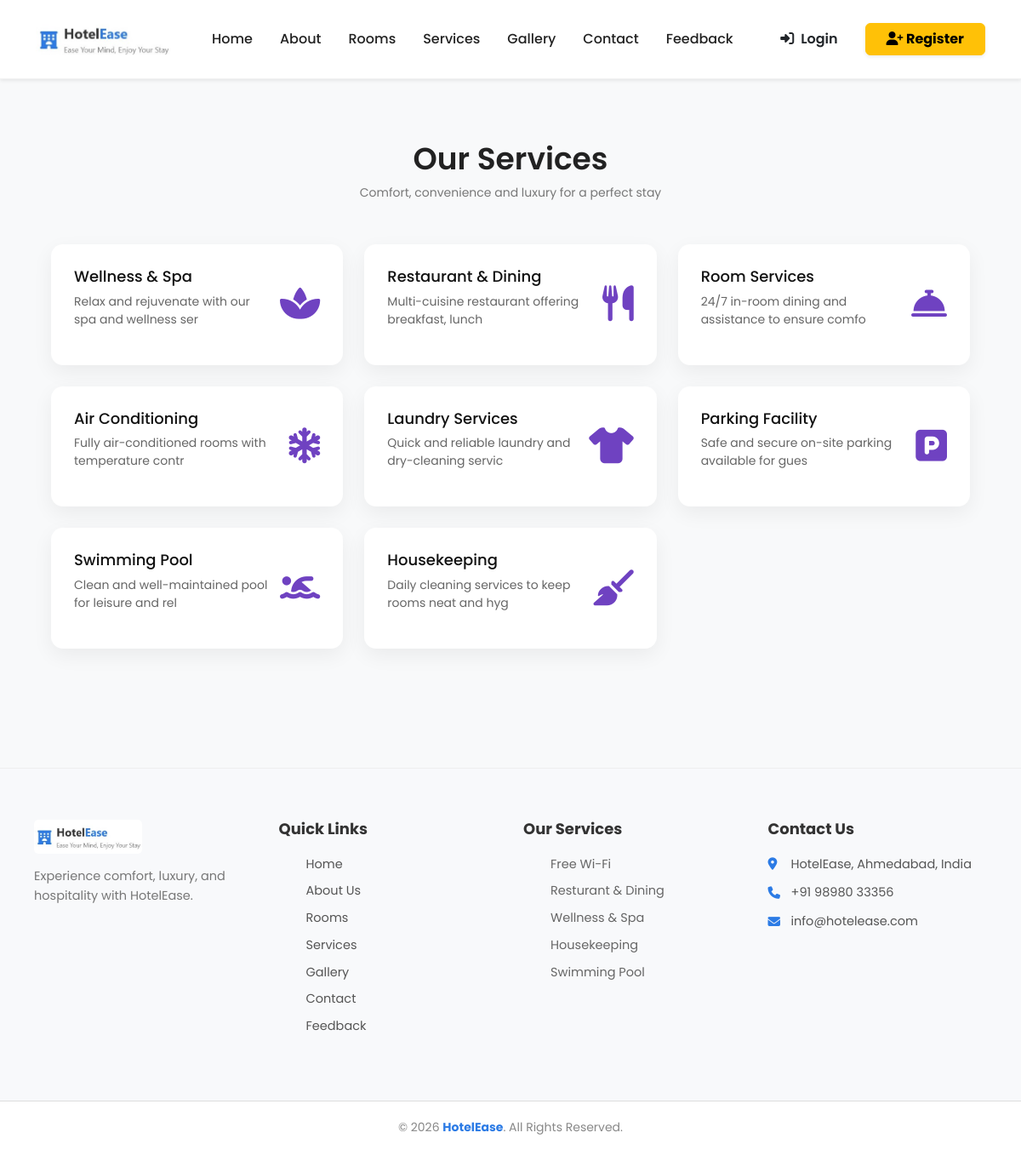
The app's page /public/services.php with its own data.
### tables this page shows
CREATE TABLE `services` (
  `s_id` int(5) NOT NULL,
  `s_name` varchar(20) NOT NULL,
  `s_desc` varchar(50) NOT NULL,
  `s_icon` varchar(50) NOT NULL
);

### public/services.php (called while the page is built)
<?php
include('../includes/header.php');
?>
<?php
include('../includes/services-section.php');
?>
<?php
include('../includes/footer.php');
?>

### includes/services-section.php (the view)
<?php require('../config/db_config.php');?>
<section class="services-wrapper">
    <div class="services-header">
        <h2>Our Services</h2>
        <p>Comfort, convenience and luxury for a perfect stay</p>
    </div>
    <div class="services-grid">
        <?php
            $res = mysqli_query($conn, "SELECT * FROM `services` ORDER BY `s_id` DESC");
            if(mysqli_num_rows($res) > 0) {
                while($data = mysqli_fetch_assoc($res)) {
                    ?>
                    <div class="service-card">
                        <div class="service-text">
                            <h3><?php echo $data['s_name']; ?></h3>
                            <p><?php echo $data['s_desc']; ?></p>
                        </div>
                        <div class="service-icon">
                            <i class="fa-solid <?php echo $data['s_icon']; ?>"></i>
                        </div>
                    </div>
                    <?php
                }
            } else {
                echo "<p class='text-center'>No services available at the moment.</p>";
            }
        ?>
    </div>
</section>

### includes/header.php (shortened to what this page needs)
<?php
    $current_file = basename($_SERVER['PHP_SELF']);
    $body_class = ($current_file == 'index.php') ? 'home-page' : 'inner-page';
?>
<!DOCTYPE html>
<html lang="en">
<head>
    <link href="https://cdn.jsdelivr.net/npm/bootstrap@5.3.3/dist/css/bootstrap.min.css" rel="stylesheet">
    <link rel="stylesheet" href="https://cdnjs.cloudflare.com/ajax/libs/font-awesome/6.5.0/css/all.min.css">
    <link rel="stylesheet" href="../assets/css/style.css">
</head>
<body class="<?php echo $body_class; ?>">
<nav class="navbar navbar-expand-lg fixed-top py-3 bg-white shadow-sm">
    <div class="container">
        <a class="navbar-brand d-flex align-items-center" href="index.php">
            <img src="../assets/images/logo.jpg" alt="Logo" style="height: 50px;">
        </a>
        <div class="collapse navbar-collapse" id="mainNavbar">
            <ul class="navbar-nav mx-auto mb-2 mb-lg-0">
                <li class="nav-item"><a class="nav-link px-3" href="../public/index.php">Home</a></li>
                <li class="nav-item"><a class="nav-link px-3" href="../public/about.php">About</a></li>
                <li class="nav-item"><a class="nav-link px-3" href="../public/rooms.php">Rooms</a></li>
                <li class="nav-item"><a class="nav-link px-3" href="../public/services.php">Services</a></li>
                <li class="nav-item"><a class="nav-link px-3" href="../public/gallery.php">Gallery</a></li>
                <li class="nav-item"><a class="nav-link px-3" href="../public/contact.php">Contact</a></li>
                <li class="nav-item"><a class="nav-link px-3" href="../public/feedback.php">Feedback</a></li>
            </ul>
            <div class="d-flex align-items-center gap-2 nav-auth-btns">
                <?php if(isset($_SESSION['u_id'])): ?>
                    <div class="dropdown">
                        <button class="btn btn-warning dropdown-toggle fw-bold" type="button" id="userMenu" data-bs-toggle="dropdown" aria-expanded="false">
                            <i class="fa-solid fa-user-circle me-1"></i> Hi, <?php echo $_SESSION['u_name']; ?>
                        </button>
                        <ul class="dropdown-menu dropdown-menu-end shadow border-0" aria-labelledby="userMenu">
                            <li><a class="dropdown-item" href="profile.php"><i class="fa-solid fa-id-card me-2"></i>My Profile</a></li>
                            <li><hr class="dropdown-divider"></li>
                            <li><a class="dropdown-item text-danger" href="logout.php"><i class="fa-solid fa-sign-out-alt me-2"></i>Logout</a></li>
                        </ul>
                    </div>
                <?php else: ?>
                    <a href="../public/login.php" class="btn btn-outline-dark px-4 border-0 fw-semibold">
                        <i class="fa-solid fa-right-to-bracket me-1"></i> Login
                    </a>
                    <a href="../public/registration.php" class="btn btn-warning px-4 shadow-sm fw-bold">
                        <i class="fa-solid fa-user-plus"></i>
                        Register
                    </a>
                <?php endif; ?>
            </div>
        </div>
    </div>
</nav>

### includes/footer.php (shortened to what this page needs)
<link rel="stylesheet" href="../assets/css/style.css">
<footer class="footer">
    <div class="footer-container">
        <div class="footer-box">
            <div class="footer-logo">
                <img src="../assets/images/logo.jpg" alt="HotelEase Logo" class="footer-img-logo">
            </div>
            <p class="footer-text">
                Experience comfort, luxury, and hospitality with HotelEase.
            </p>
        </div>
        <div class="footer-box">
            <h4>Quick Links</h4>
            <ul>
                <li><a href="../public/index.php">Home</a></li>
                <li><a href="../public/about.php">About Us</a></li>
                <li><a href="../public/rooms.php">Rooms</a></li>
                <li><a href="../public/services.php">Services</a></li>
                <li><a href="../public/gallery.php">Gallery</a></li>
                <li><a href="../public/contact.php">Contact</a></li>
                <li><a href="../public/feedback.php">Feedback</a></li>
            </ul>
        </div>
        <div class="footer-box">
            <h4>Our Services</h4>
            <ul>
                <li>Free Wi-Fi</li>
                <li>Resturant & Dining</li>
                <li>Wellness & Spa</li>
                <li>Housekeeping</li>
                <li>Swimming Pool</li>
            </ul>
        </div>
        <div class="footer-box">
            <h4>Contact Us</h4>
            <p><i class="fa-solid fa-location-dot"></i> HotelEase, Ahmedabad, India</p>
            <p><i class="fa-solid fa-phone"></i> +91 98980 33356</p>
            <p><i class="fa-solid fa-envelope"></i> info@hotelease.com</p>
        </div>
    </div>
    <div class="footer-bottom">
        <p>&copy; <?php echo date("Y"); ?> <strong>HotelEase</strong>. All Rights Reserved.</p>
    </div>
</footer>
</body>
</html>

### assets/css/style.css (style rules this page uses)
:root { --primary-color: #ffc107; --text-dark: #222222; --transition: all 0.3s ease; }
* { margin: 0; padding: 0; box-sizing: border-box; }
body { font-family: 'Poppins', 'Segoe UI', sans-serif; background-color: #f8f9fa; margin: 0; padding: 0; }
body.inner-page { padding-top: 85px; }
.navbar { background-color: rgba(255, 255, 255, 0.98) !important; backdrop-filter: blur(10px); border-bottom: 1px solid rgba(0,0,0,0.05); }
.nav-link { font-weight: 500; color: var(--text-dark) !important; transition: var(--transition); }
.footer { background: #f8f9fb; color: #555; margin-top: 60px; border-top: 1px solid #eee; }
.footer-container { display: grid; grid-template-columns: repeat(auto-fit, minmax(220px, 1fr)); gap: 30px; padding: 60px 40px; max-width: 1200px; margin: auto; }
.footer-box h4 { font-size: 18px; font-weight: 700; margin-bottom: 20px; color: #333; }
.footer-box ul { list-style: none; }
.footer-box ul li { margin-bottom: 10px; font-size: 14.5px; color: #666; }
.footer-box ul li a { color: #555; text-decoration: none; transition: 0.3s ease; }
.footer-logo { display: flex; align-items: center; gap: 12px; margin-bottom: 15px; font-size: 22px; font-weight: 700; color: #333; }
.footer-img-logo { height: 40px; border-radius: 5px; }
.footer-text { font-size: 14px; line-height: 1.6; color: #777; }
.footer-box p { font-size: 14.5px; margin-bottom: 12px; display: flex; align-items: center; }
.footer-box i { color: #2c7be5; margin-right: 12px; width: 15px; }
.footer-bottom { background: #ffffff; border-top: 1px solid #ddd; text-align: center; padding: 20px; font-size: 14px; color: #888; }
.footer-bottom strong { color: #2c7be5; }
.services-wrapper { width: 90%; margin: auto; padding: 80px 0; }
.services-header { text-align: center; margin-bottom: 50px; }
.services-header h2 { font-size: 36px; font-weight: 600; color: #222; }
.services-header p { margin-top: 8px; color: #777; font-size: 14px; }
.services-grid { display: grid; grid-template-columns: repeat(3, 1fr); gap: 25px; }
.service-card { background: #fff; border-radius: 14px; padding: 25px; display: flex; justify-content: space-between; align-items: center; box-shadow: 0 8px 25px rgba(0,0,0,0.06); border: 2px solid transparent; transition: all 0.35s ease; }
.service-text h3 { font-size: 18px; color: #111; margin-bottom: 8px; }
.service-text p { font-size: 14px; color: #666; }
.service-icon { font-size: 42px; color: #6f42c1; min-width: 60px; text-align: right; }

### records on screen
services: s_name "Wellness & Spa", s_desc "Relax and rejuvenate with our spa and wellness ser"
services: s_name "Restaurant & Dining", s_desc "Multi-cuisine restaurant offering breakfast, lunch"
services: s_name "Room Services", s_desc "24/7 in-room dining and assistance to ensure comfo"
services: s_name "Air Conditioning", s_desc "Fully air-conditioned rooms with temperature contr"
services: s_name "Laundry Services", s_desc "Quick and reliable laundry and dry-cleaning servic"
services: s_name "Parking Facility", s_desc "Safe and secure on-site parking available for gues"
services: s_name "Swimming Pool", s_desc "Clean and well-maintained pool for leisure and rel"
services: s_name "Housekeeping", s_desc "Daily cleaning services to keep rooms neat and hyg"
